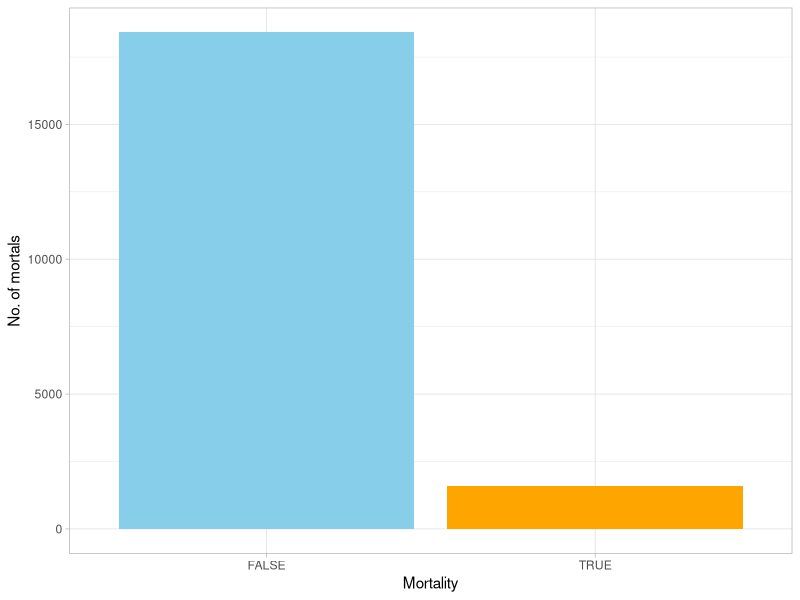
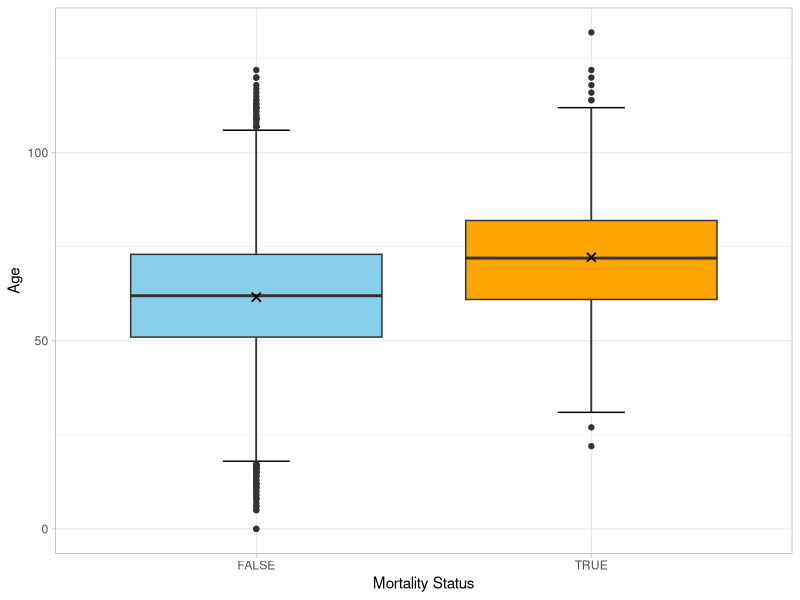
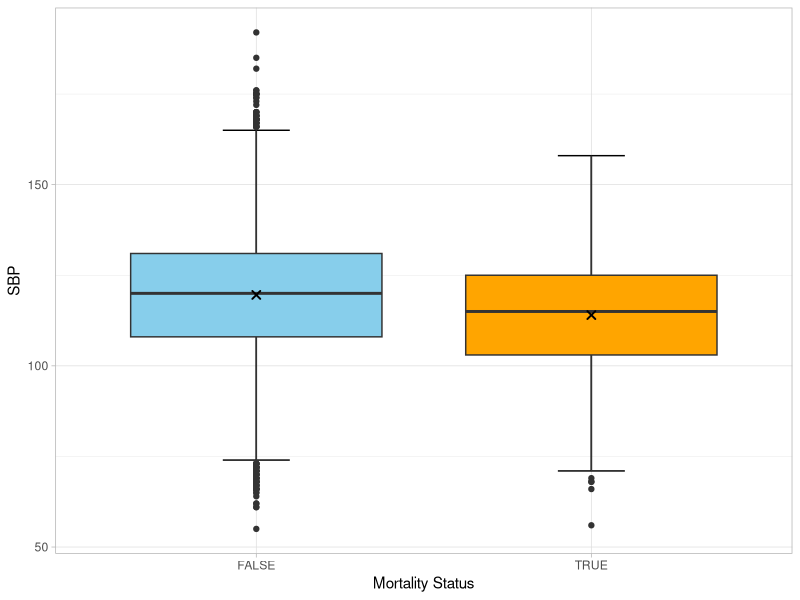
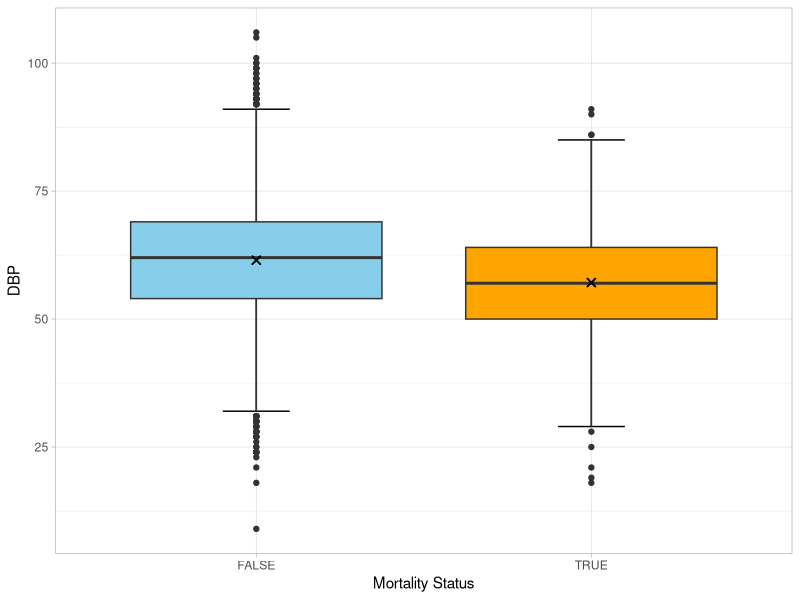
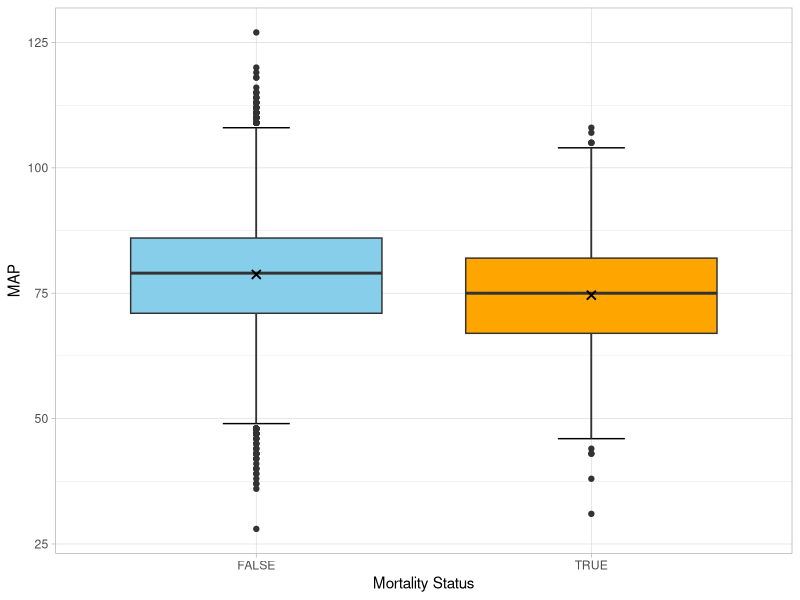
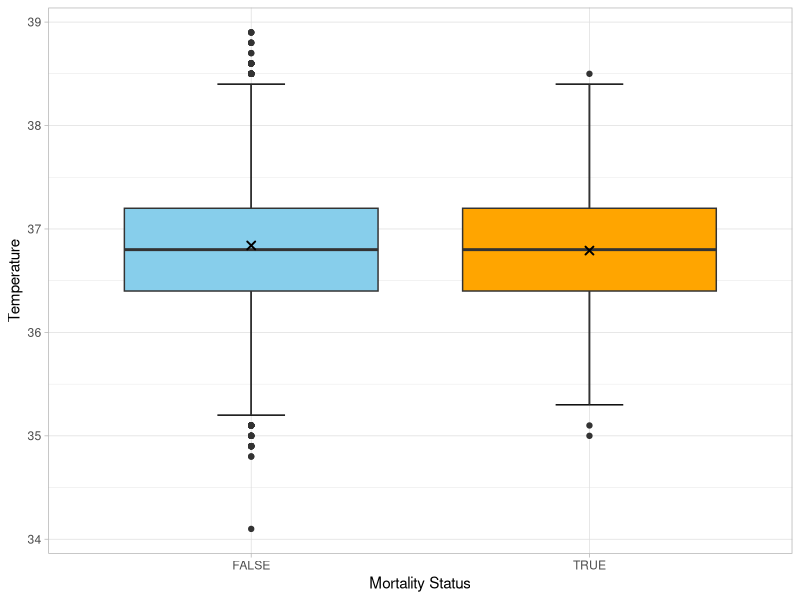
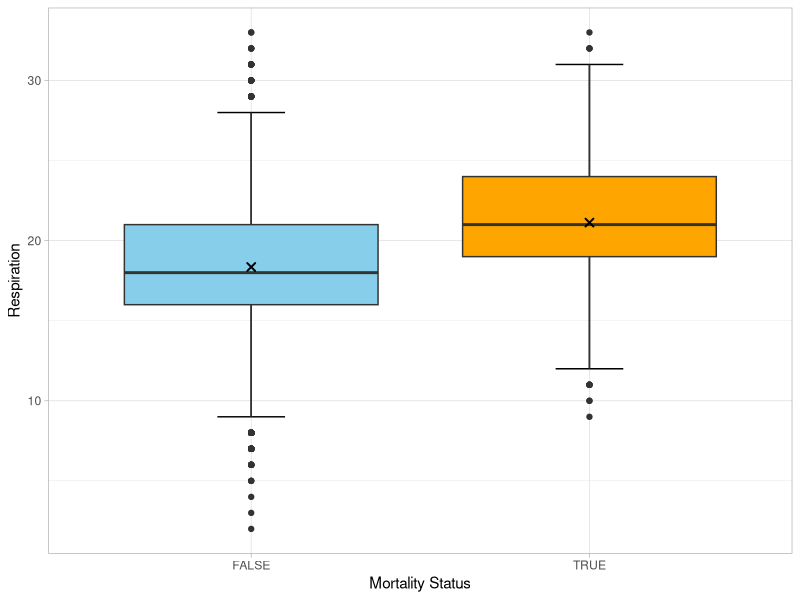
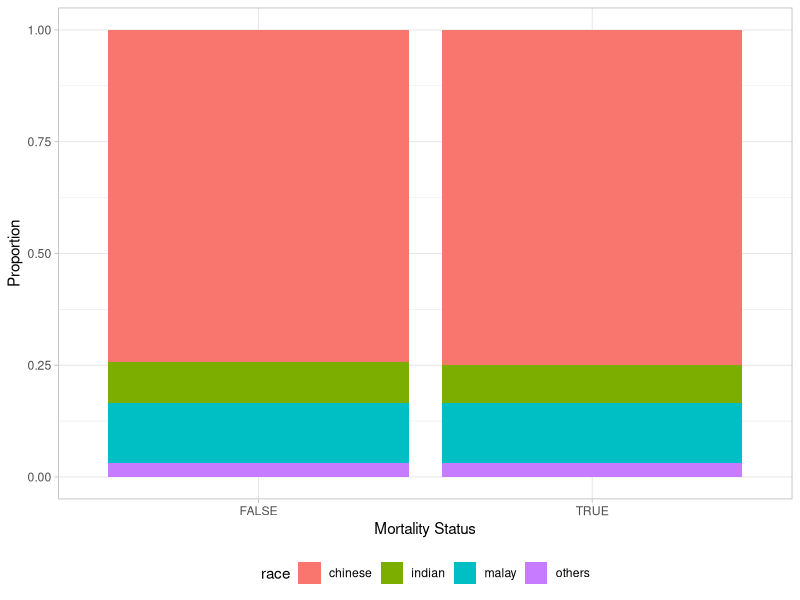

Reproduce these figures in R, in order.
## ---- chunk 1
knitr::opts_chunk$set(echo = TRUE)
## ---- chunk 2
library(magrittr)
library(tidyverse)
library(corrplot) # for correlation matrix 
library(car) # for vif 
library(caret) # for confusion matrix and evaluation metrics
library(pROC) # for ROC plots 
library(glmnet)
## ---- chunk 3
df.icu <- read.csv("icu.csv")
head(df.icu)
## ---- chunk 4
sum(is.na(df.icu))
sum(duplicated(df.icu))
unique(df.icu$Mortality)
unique(df.icu$Race)
## ---- chunk 5
colnames(df.icu) <- c("patientId", "mortality", "age", "race", "sbp", "dbp", "map", "temp", "resp")

df.icu <- df.icu %>% 
  mutate(mortality = as.factor(mortality),
         race = as.factor(race)) %>% 
  mutate(race = tolower(race)) %>% 
  mutate(p_mortality = ifelse(mortality == "TRUE", 1, 0))

head(df.icu)
## ---- chunk 6
str(df.icu)
## ---- chunk 7
ggplot(df.icu) + 
  geom_bar(aes(x=mortality, fill=mortality)) + 
  labs(y="No. of mortals", x="Mortality") +
  scale_fill_manual(values = c("skyblue", "orange")) +
  theme_light() + 
  theme(legend.position = "none")
## ---- chunk 8
df.icu %>% 
  group_by(mortality) %>% 
  summarise(prop = n()/nrow(df.icu))
## ---- chunk 9
ggplot(df.icu, aes(x=mortality, y=age)) + 
  stat_boxplot(geom = 'errorbar', width = 0.2) + 
  geom_boxplot(aes(fill=mortality)) + 
  stat_summary(fun="mean", shape=4) + 
  scale_fill_manual(values = c("skyblue", "orange")) + 
  theme_light() + 
  theme(legend.position = "none")+
  labs(x="Mortality Status",y="Age")

ggplot(df.icu, aes(x=mortality, y=sbp)) + 
  stat_boxplot(geom = 'errorbar', width = 0.2) + 
  geom_boxplot(aes(fill=mortality)) + 
  stat_summary(fun="mean", shape=4) + 
  scale_fill_manual(values = c("skyblue", "orange")) + 
  theme_light() + 
  theme(legend.position = "none")+
  labs(x="Mortality Status",y="SBP")

ggplot(df.icu, aes(x=mortality, y=dbp)) + 
  stat_boxplot(geom = 'errorbar', width = 0.2) + 
  geom_boxplot(aes(fill=mortality)) + 
  stat_summary(fun="mean", shape=4) + 
  scale_fill_manual(values = c("skyblue", "orange")) + 
  theme_light() + 
  theme(legend.position = "none")+
  labs(x="Mortality Status",y="DBP")

ggplot(df.icu, aes(x=mortality, y=map)) + 
  stat_boxplot(geom = 'errorbar', width = 0.2) + 
  geom_boxplot(aes(fill=mortality)) + 
  stat_summary(fun="mean", shape=4) + 
  scale_fill_manual(values = c("skyblue", "orange")) + 
  theme_light() + 
  theme(legend.position = "none")+
  labs(x="Mortality Status",y="MAP")

ggplot(df.icu, aes(x=mortality, y=temp)) + 
  stat_boxplot(geom = 'errorbar', width = 0.2) + 
  geom_boxplot(aes(fill=mortality)) + 
  stat_summary(fun="mean", shape=4) + 
  scale_fill_manual(values = c("skyblue", "orange")) + 
  theme_light() + 
  theme(legend.position = "none")+
  labs(x="Mortality Status",y="Temperature")

ggplot(df.icu, aes(x=mortality, y=resp)) + 
  stat_boxplot(geom = 'errorbar', width = 0.2) + 
  geom_boxplot(aes(fill=mortality)) + 
  stat_summary(fun="mean", shape=4) + 
  scale_fill_manual(values = c("skyblue", "orange")) + 
  theme_light() + 
  theme(legend.position = "none")+
  labs(x="Mortality Status",y="Respiration")
## ---- chunk 10
ggplot(df.icu) + 
  geom_bar(aes(x=mortality,fill=race), position = "fill") +
  labs(y="Proportion", x="Mortality Status") + 
  theme_light() + 
  theme(legend.position = "bottom")
## ---- chunk 11
chisq.test(df.icu$race, df.icu$mortality)
## ---- chunk 12
correlation <- cor(df.icu[,c(3,5:10)])
corrplot(corr = correlation, method = 'number', type = 'upper')
correlation
## ---- chunk 13
split_train_test <- function(df, split_fraction){
  set.seed(123)
  nrows <- nrow(df)
  sample_size <- round(nrows*split_fraction)
  index <- sample(seq_len(nrows), size = sample_size)
  return(index)
}

index <- split_train_test(df.icu, 0.7)
train <- df.icu[index, ]
test <- df.icu[-index, ]
## ---- chunk 14
model1 = glm(mortality ~ age + race + sbp + dbp + map + temp + resp,
            data = train,
            family = binomial)
summary(model1)
## ---- chunk 15
vif(model1)
## ---- chunk 16
eval_model <- function(model, data, test_flag, threshold)
{
  if(test_flag)
    y_probs <- predict(model, newdata = data, type = "response")
  else 
    y_probs <- fitted(model)
  
  y_pred <- ifelse(y_probs > threshold, "TRUE", "FALSE")
  y_true <- data$mortality
  
  y_true <- factor(y_true, levels = c(FALSE, TRUE))
  y_pred <- factor(y_pred, levels = c(FALSE, TRUE))

  
  cm <- table(y_pred, y_true)
  print(cm)
  
  # Calculate metrics using confusionMatrix()
  metrics <- confusionMatrix(cm, positive = "TRUE")
  print(metrics)

  # Extract individual metrics
  accuracy <- metrics$overall["Accuracy"]
  sensitivity <- metrics$byClass["Sensitivity"]
  specificity <- metrics$byClass["Specificity"]
  precision <- metrics$byClass["Pos Pred Value"]
  f1_score <- metrics$byClass["F1"]

  plot.roc(y_true, y_probs, print.auc = TRUE, 
           thresholds="best",
           print.thres="best")
  auc <- auc(roc(y_true, y_probs))
  
  evalnames <- c("accuracy", "sensitivity", "specificity", "precision", "f1_score", "auc")
  evaldata <- c(accuracy, sensitivity, specificity, precision, f1_score, auc)
  evalmetrics <- data.frame(evalnames, evaldata)
  return(evalmetrics)
}
## ---- chunk 17
e1_train <- eval_model(model1, train, FALSE, 0.5)
e1_train
## ---- chunk 18
e1_test <- eval_model(model1, test, TRUE, 0.5)
e1_test
## ---- chunk 19
e1_train_updated <- eval_model(model1, train, FALSE, 0.079)
e1_train_updated
## ---- chunk 20
e1_test_updated <- eval_model(model1, test, TRUE, 0.079)
e1_test_updated
## ---- chunk 21
train.x <- model.matrix(mortality ~ . -patientId - p_mortality, data = train)[, -1]
train.y <- train$mortality
test.x  <- model.matrix(mortality ~ . -patientId - p_mortality, data = test)[, -1]
test.y  <- test$mortality
## ---- chunk 22
generate_cvmodels <- function (x) {
  set.seed(123)
  alpha <- x/10
  model <- cv.glmnet(train.x, train.y, family = "binomial",
                  type.measure = "auc", alpha = x/10)
  newx = train.x
  pred = predict(model, newx, type = 'response',s ="lambda.min")
  auc_value <- auc(train.y,pred)
  return (list(alpha = x/10, auc = auc_value, lambda = model$lambda.min))
}
## ---- chunk 23
cv_models <- lapply(0:10, generate_cvmodels)
## ---- chunk 24
# Extract alpha and AUC values
alphas <- sapply(cv_models, function(m) m$alpha)
auc_values <- sapply(cv_models, function(m) m$auc)
lambdas <- sapply(cv_models, function(m) m$lambda)

# Print the alpha and AUC values as needed
print(data.frame(alpha = alphas, auc = auc_values, lambda = lambdas))
## ---- chunk 25
plot(
  alphas,
  auc_values,
  main = "Cross Validation AUC for the Optimal Models of
  different Alpha Values",
  xlab = "Alpha",
  ylab = "CV AUC",
  cex = 1.4,
  cex.lab = 1.3,
  cex.main = 1.4,
  pch = 19,
  col = "blue",
  type = "b"
)

text(alphas,
     auc_values + 0.001,
     labels = round(auc_values, digits = 3),
     cex = 1.3)

max_auc_index <- which.max(auc_values)
best_alpha <- alphas[max_auc_index]
highest_auc <- auc_values[max_auc_index]

points(best_alpha,
       highest_auc,
       pch = 17,
       col = "red",
       cex = 1.7)
## ---- chunk 26
get_best_model <- function () {  
  index  = which.max(auc_values)
  return(
    data.frame(
      alpha = alphas[index],  
      lambda = lambdas[index]
    )
  )
}
## ---- chunk 27
best_parameter <- get_best_model()
best_parameter
## ---- chunk 28
model2 <- glmnet(train.x, 
                     train.y,
                     family = "binomial",
                     alpha = best_parameter$alpha, 
                     lambda = best_parameter$lambda)
t(coef(model2))
## ---- chunk 29
eval_elanet <- function(model, x, y)
{
  cnf = confusion.glmnet(model, newx = train.x, newy = train.y)
  print(cnf)
  
  # Calculate metrics using confusionMatrix()
  metrics <- confusionMatrix(cnf, positive = "TRUE")
  print(metrics)

  # Extract individual metrics
  accuracy <- metrics$overall["Accuracy"]
  sensitivity <- metrics$byClass["Sensitivity"]
  specificity <- metrics$byClass["Specificity"]
  precision <- metrics$byClass["Pos Pred Value"]
  f1_score <- metrics$byClass["F1"]
  
  evalnames <- c("accuracy", "sensitivity", "specificity", "precision", "f1_score")
  evaldata <- c(accuracy, sensitivity, specificity, precision, f1_score)
  evalmetrics <- data.frame(evalnames, evaldata)
  return(evalmetrics)
}
## ---- chunk 30
summary_ElaNet_train <- eval_elanet(model2, train.x, train.y)
summary_ElaNet_train
## ---- chunk 31
summary_ElaNet_test <- eval_elanet(model2, test.x, test.y)
summary_ElaNet_test
## ---- chunk 32
model3 <- glm(mortality ~ age + sbp + dbp + map + resp,
            data = train,
            family = "binomial")
summary(model3)
## ---- chunk 33
vif(model3) # check if multi-collinearity still exists
## ---- chunk 34
e2_train <- eval_model(model3, train, FALSE, 0.5)
e2_train
## ---- chunk 35
e2_test <- eval_model(model3, test, TRUE, 0.5)
e2_test
## ---- chunk 36
model4 <- glm(mortality ~ age + sbp + resp,
            data = train,
            family = binomial)
summary(model4)
## ---- chunk 37
vif(model4) # check if multi-collinearity still exists
## ---- chunk 38
e2_train <- eval_model(model4, train, FALSE, 0.5)
e2_train
## ---- chunk 39
e2_test <- eval_model(model4, test, TRUE, 0.5)
e2_test
